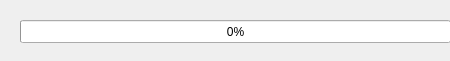
<?xml version="1.0" encoding="UTF-8"?>
<ui version="4.0">
 <class>LoadExcelDlg</class>
 <widget class="QDialog" name="LoadExcelDlg">
  <property name="geometry">
   <rect>
    <x>0</x>
    <y>0</y>
    <width>450</width>
    <height>61</height>
   </rect>
  </property>
  <property name="windowTitle">
   <string>Dialog</string>
  </property>
  <widget class="QProgressBar" name="ExcelProgBar">
   <property name="geometry">
    <rect>
     <x>20</x>
     <y>20</y>
     <width>431</width>
     <height>23</height>
    </rect>
   </property>
   <property name="value">
    <number>0</number>
   </property>
  </widget>
 </widget>
 <resources/>
 <connections/>
</ui>
